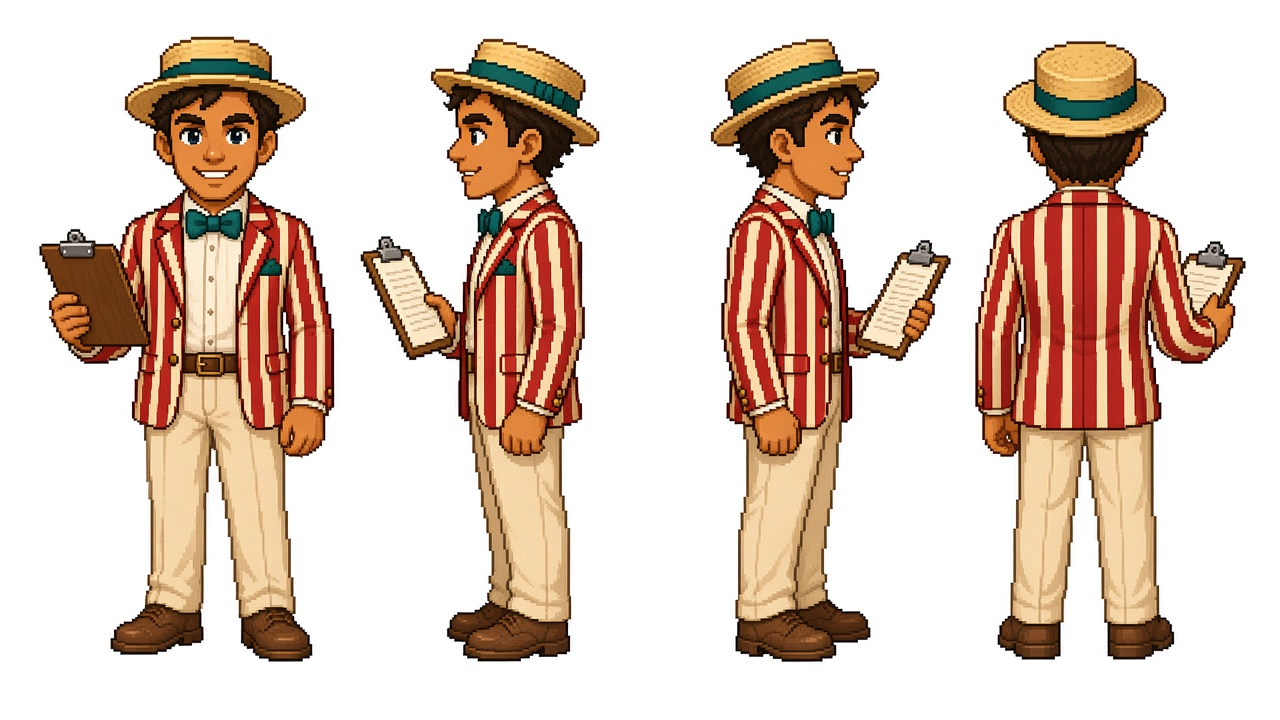
#> input picture kilumen/tools/character_models/gullhaven/_raw/npc_gull_derby_host_m_chibi.jpg, 1280 x 720 px, given in place of palette.png, which was not available
$ python npc_build.py
#> lines starting #> are read from the running program, lines starting #| are printed output that depends on the picture; after the words box and inside, x2 and y2 are one past the last pixel; in counts of white or black regions, pixels touching at a corner belong together
### art/characters/pixel/tools/sh_pxlib.py
import numpy as np
from PIL import Image
from scipy import ndimage
def cutout(img, box=None, thr=228):
    im=img.convert('RGB')
    if box: im=im.crop(box)
    c=np.array(im).astype(int)
    white=c.min(2)>thr
    lab,_=ndimage.label(white)
    border=set(np.unique(np.concatenate([lab[0],lab[-1],lab[:,0],lab[:,-1]])))-{0}
    fg=~np.isin(lab,list(border))
    fl,n=ndimage.label(fg)
    if n:
        sizes=ndimage.sum(fg,fl,range(1,n+1)); big=int(sizes.argmax())+1
        edge=set(np.unique(np.concatenate([fl[:,0],fl[:,-1]])))
        keep=[big]+[i+1 for i,s in enumerate(sizes) if i+1!=big and s>0.003*sizes.max() and (i+1) not in edge]
        fg=np.isin(fl,keep)
    ys,xs=np.where(fg); y0,y1,x0,x1=ys.min(),ys.max()+1,xs.min(),xs.max()+1
    return c[y0:y1,x0:x1], fg[y0:y1,x0:x1], (x0+(box[0] if box else 0), y0+(box[1] if box else 0))
def snap(img, box, target_h=None, target_w=None, ncol=24, outline=True, thr=228):
    """returns RGBA native pixel sprite (tight), scale factor, origin offset"""
    c,fg,org=cutout(img,box,thr)
    h,w=fg.shape
    s = target_h/h if target_h else target_w/w
    if target_h and target_w: s=min(target_h/h,target_w/w)
    nw,nh=max(1,round(w*s)),max(1,round(h*s))
    # box downscale of premultiplied colour
    rgb=Image.fromarray((c*fg[...,None]).astype('uint8')); a=Image.fromarray((fg*255).astype('uint8'))
    rs=np.array(rgb.resize((nw,nh),Image.BOX)).astype(float); ra=np.array(a.resize((nw,nh),Image.BOX)).astype(float)/255
    mask=ra>0.45
    col=np.where(ra[...,None]>0, rs/np.maximum(ra[...,None],1e-3),0).clip(0,255)
    if outline: col,mask=add_outline(col,mask)
    out=quantize(col,mask,ncol)
    out=clean(out,mask)
    rgba=np.dstack([out,mask*255]).astype('uint8')
    return Image.fromarray(rgba,'RGBA'), s, org
def quantize(col,mask,ncol):
    px=col[mask].astype('uint8')
    if len(px)==0: return col
    pim=Image.fromarray(px.reshape(1,-1,3))
    q=pim.quantize(colors=ncol,method=Image.Quantize.MEDIANCUT,kmeans=3,dither=Image.Dither.NONE).convert('RGB')
    out=col.copy(); out[mask]=np.array(q).reshape(-1,3); out[~mask]=0
    return out
def clean(out,mask):
    # replace isolated pixels (no 4-neighbour of same colour) with most common neighbour colour
    h,w,_=out.shape; o=out.copy()
    key=(out[...,0].astype(int)<<16)|(out[...,1].astype(int)<<8)|out[...,2].astype(int)
    for y in range(1,h-1):
        for x in range(1,w-1):
            if not mask[y,x]: continue
            k=key[y,x]; nb=[(y-1,x),(y+1,x),(y,x-1),(y,x+1)]
            if any(mask[p] and key[p]==k for p in nb): continue
            ks=[key[p] for p in nb if mask[p]]
            if len(ks)<3: continue
            vals,cnt=np.unique(ks,return_counts=True)
            if cnt.max()>=2:
                kk=vals[cnt.argmax()]; o[y,x]=[(kk>>16)&255,(kk>>8)&255,kk&255]
    # remove orphan alpha pixels
    lab,n=ndimage.label(mask)
    if n>1:
        sz=ndimage.sum(mask,lab,range(1,n+1))
        for i,s in enumerate(sz):
            if s<3: mask[lab==i+1]=False
    o[~mask]=0
    return o
def add_outline(out,mask):
    # darken edge pixels of the silhouette to a dark outline colour derived from neighbour (sel-out style)
    er=ndimage.binary_erosion(mask)
    edge=mask&~er
    o=out.copy().astype(float)
    o[edge]=o[edge]*0.35+np.array([20,12,18])*0.65
    return o.astype('uint8'),mask
def place(spr,W,H,bottom=True,pad_b=1):
    cv=Image.new('RGBA',(W,H),(0,0,0,0)); x=(W-spr.width)//2; y=H-spr.height-pad_b if bottom else (H-spr.height)//2
    cv.paste(spr,(x,y),spr); return cv,(x,y)
def up(im,k): return im.resize((im.width*k,im.height*k),Image.NEAREST)
def ncolors(im):
    a=np.array(im.convert('RGBA')); return len(np.unique(a[a[...,3]>0][:,:3],axis=0))
def find_boxes(img,n,thr=228,dil=8):
    c=np.array(img.convert('RGB')).astype(int); m=c.min(2)<=thr
    m=ndimage.binary_dilation(m,iterations=dil)
    lab,k=ndimage.label(m); sz=ndimage.sum(m,lab,range(1,k+1))
    idx=np.argsort(sz)[::-1][:n]+1
    sl=ndimage.find_objects(lab)
    bx=[(sl[i-1][1].start,sl[i-1][0].start,sl[i-1][1].stop,sl[i-1][0].stop) for i in idx]
    return sorted(bx)

# ===================== sh_ additions (starters + humans, Phase 3) =====================
# Everything above is an unmodified copy of pixel_pilot/tools/pxlib.py.
import os
OFFICIAL='/workspace/kilumen/art/world/overworld/palette.png'
def load_palette():
    w=np.array(Image.open(OFFICIAL).convert('RGBA')).reshape(-1,4)
    return np.unique(w[w[:,3]>0][:,:3],axis=0).astype(int)
PAL=load_palette()
def remap(a,pal=PAL):
    """redmean nearest-colour remap of all opaque pixels onto the official palette"""
    a=np.array(a).copy(); m=a[...,3]>0; px=a[m][:,:3].astype(int)
    if len(px)==0: return a
    rm=(px[:,None,0]+pal[None,:,0])/2
    dr,dg,db=[(px[:,None,i]-pal[None,:,i]) for i in range(3)]
    d=(2+rm/256)*dr**2+4*dg**2+(2+(255-rm)/256)*db**2; a[m,:3]=pal[d.argmin(1)]; a[...,3]=np.where(m,255,0); a[~m,:3]=0; return a
def nearest(c,pal=PAL):
    d=((pal-np.array(c))**2).sum(1); return tuple(int(v) for v in pal[d.argmin()])
def snap_off(img,box,th=None,tw=None,ncol=24,thr=228):
    spr,s,org=snap(img,box,th,tw,ncol,thr=thr)
    return Image.fromarray(remap(np.array(spr)),'RGBA'),s,org
# ---- animation helpers (copied from pilot step3/step4, palette -> official) ----
# [16 lines left out: functions glow, bob, not called in this run]
def canvas(spr,W,H,x,y):
    c=np.zeros((H,W,4),'uint8'); s=np.array(spr); h,w=s.shape[:2]; m=s[...,3]>0
    c[y:y+h,x:x+w][m]=s[m]; return c
# [19 lines left out: functions gif, save_anim, not called in this run]
def idle_frames(spr,W,H):
    h=spr.height; base=canvas(spr,W,H,(W-spr.width)//2,H-h-2); split=H-h-2+int(h*0.72)
    return [glow(bob(base,split,dy),g) for dy,g in ((0,0),(-1,1),(-2,2),(-1,1))]
# [72 lines left out: functions legs_shift, hshift, arm_swing, walk_frames, export_set, not called in this run]

### art/characters/pixel/npcs/_tools/npc_build.py
"""Kilumen NPC cast build. Same pipeline as pixel/tools/sh_build.py (humans):
painted/pixel concept (GenerateImage) -> cutout + BOX downscale to native -> median-cut quantize -> clean stray px
-> redmean remap to the shared 64-colour palette -> walk/idle frames built in code from one cleaned base per view.
Run from anywhere: python3 npc_build.py [villagers|trainers|all|<id> ...]"""
import sys, os, json, shutil
sys.path.insert(0,'/workspace/kilumen/art/characters/pixel/tools')
from sh_pxlib import *          # snap/remap/export_set/place/up/find_boxes (unchanged shared lib)
from sh_build import matte       # same portrait matte as Cal/Ron/Mira
from PIL import Image
import sh_pxlib as _L
_wf=_L.walk_frames
# [10 lines left out: function _patch_slivers, not called in this run]
def walk_frames(*a,**k):
    st,wk=_wf(*a,**k); return st,[_patch_slivers(w,st) for w in wk]
_L.walk_frames=walk_frames
NPC='/workspace/kilumen/art/characters/pixel/npcs/'; RAW=NPC+'_raw/'; BASE=NPC+'_tools/base/'
os.makedirs(BASE,exist_ok=True)
CAST=json.load(open(NPC+'_tools/cast.json'))
#> (reads art/characters/pixel/npcs/_tools/cast.json from the repository)
def boxes(src,n): return find_boxes(Image.open(RAW+src),n,dil=1)
def load(src,sat=1.0):
    im=Image.open(RAW+src).convert('RGB')
    if sat!=1.0:   # optional pre-saturation so muted concept colours (e.g. moss green) don't remap to brown
        from PIL import ImageEnhance; im=ImageEnhance.Color(im).enhance(sat)
    return im
# [19 lines left out: functions hueboost, fillhue, not called in this run]
def mk(name,src,box,th,tw,ncol,sat=1.0,hb=None,fh=None):
    im=load(src,sat)
    if hb: im=hueboost(im,hb)
    if fh: im=fillhue(im,fh)
    spr,s,org=snap_off(im,box,th,tw,ncol)
    spr.save(BASE+name+'.png'); return spr
# [19 lines left out: functions swap, portraits, not called in this run]
def build(c):
    pid=c['id']; out=NPC+pid+'/'
    if os.path.isdir(out): shutil.rmtree(out)
    os.makedirs(out+'overworld',exist_ok=True)
    th=c.get('th',90)
    if 'base_of' in c:   # palette-swap variant of another sheet
        views={d:swap(Image.open(BASE+f"{c['base_of']}_chibi_{d}.png"),c['swap']) for d in ['down','left','right','up']}
        for d,v in views.items(): v.save(BASE+f'{pid}_chibi_{d}.png')
    else:
        src=f'{pid}_chibi.jpg'
        bx=c.get('boxes') or boxes(src,4)
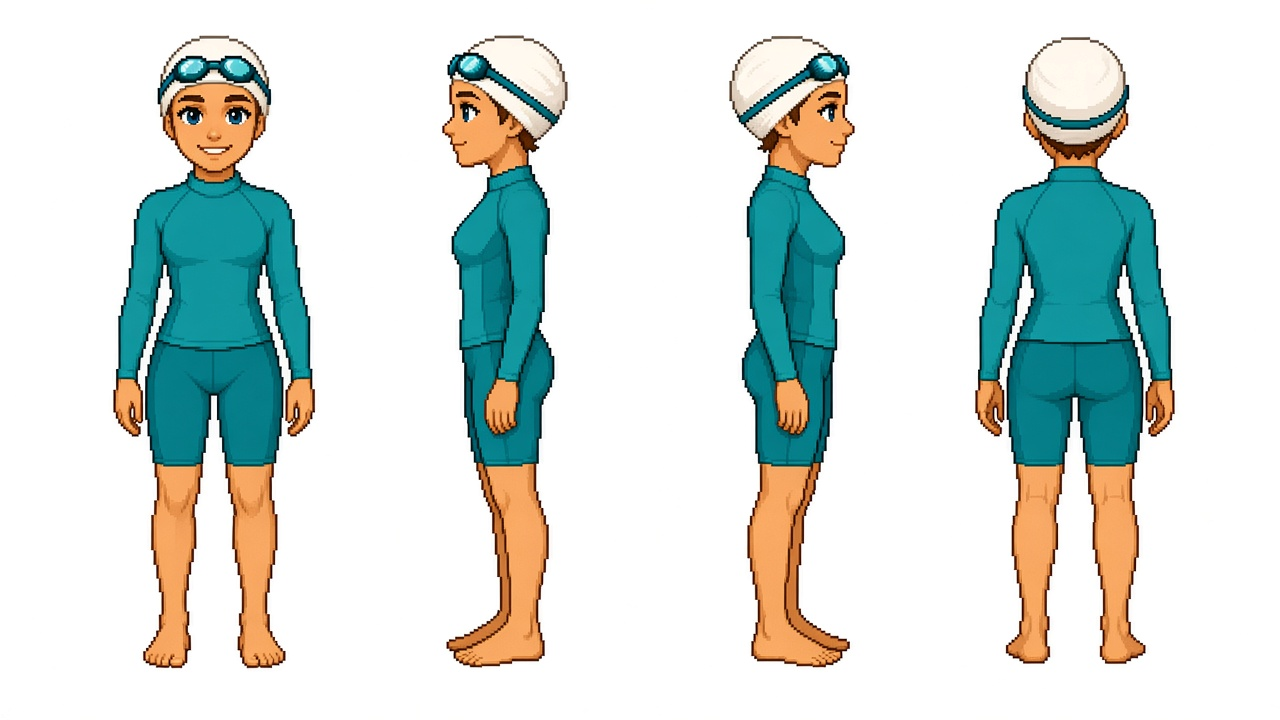
#> input picture kilumen/tools/character_models/gullhaven/_raw/tr_swimmer_gullhaven_a_chibi.jpg, 1280 x 720 px, given in place of vil_gardener_f_chibi.jpg, which was not available
#> in find_boxes, `m = c.min(2) <= thr`:
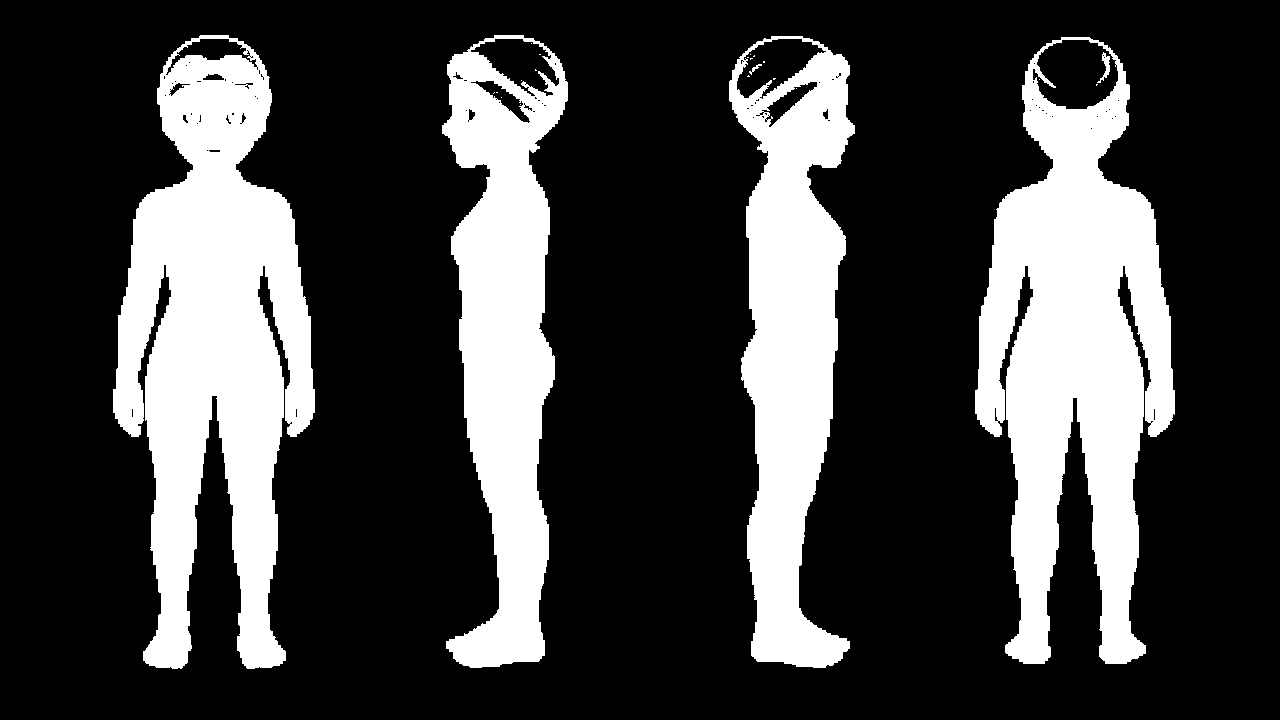
#> m: shape (720, 1280) bool; 25.3% white; 24 white regions (18 under 20 px), largest, box (x1, y1, x2, y2) and area: (113, 35, 315, 669) 73059, (975, 37, 1175, 664) 68905, (729, 36, 855, 668) 45434, (442, 35, 568, 668) 45218, (1097, 52, 1110, 83) 141, (749, 64, 762, 75) 40
#> in find_boxes, `m=ndimage.binary_dilation(m,iterations=dil)`: m: shape (720, 1280) bool; 26.5% white; 5 white regions, box (x1, y1, x2, y2) and area: (112, 34, 316, 670) 76498, (974, 36, 1176, 665) 72363, (728, 35, 856, 669) 47633, (441, 34, 569, 669) 47488, (746, 60, 766, 78) 103
#> in find_boxes, `lab, k = ndimage.label(m)`:
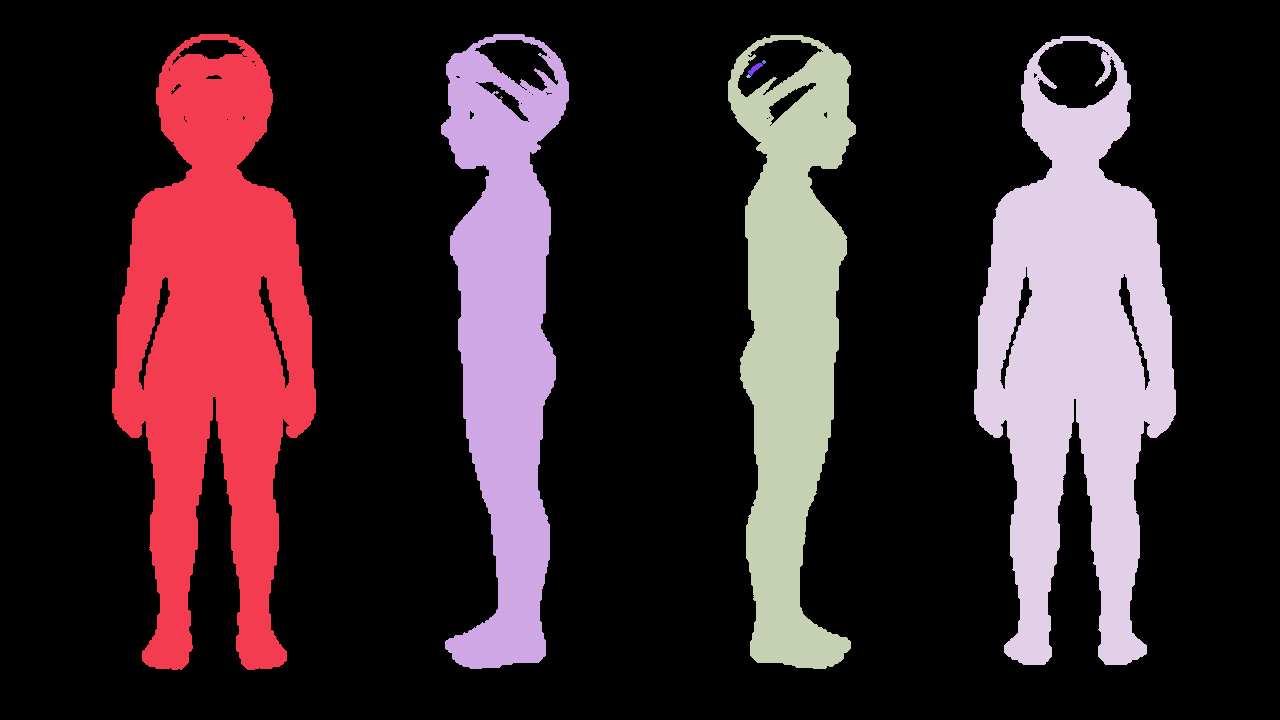
#> lab: shape (720, 1280) int32; 10 distinct labels, from 0 to 9; one colour per label, 0 black
#> in find_boxes, `lab, k = ndimage.label(m)`: k = 9
#> in find_boxes, `sz = ndimage.sum(m, lab, range(1, k + 1))`: sz = [76498, 47475, 47633, 72363, 8, 12, 79, 12, 5]
#> in find_boxes, `idx=np.argsort(sz)[::-1][:n]+1`: idx = [1, 4, 3, 2]
#> in find_boxes, `sl=ndimage.find_objects(lab)`: sl = 9 items
#> in find_boxes, `bx=[(sl[i-1][1].start,sl[i-1][0].start,sl[i-1][1].stop,sl[i-1][0].stop..`: bx = [(112, 34, 316, 670), (974, 36, 1176, 665), (728, 35, 856, 669), (441, 34, 569, 669)]
        views={d:mk(f'{pid}_chibi_{d}',src,b,th,c.get('tw',62),22,c.get('sat',1.0),c.get('hueboost'),c.get('fillhue_v',{}).get(d,c.get('fillhue'))) for b,d in zip(bx,['down','left','right','up'])}
        for d in c.get('flip',[]):     # fix a concept whose prop (bag/strap) swaps sides between views
            views[d]=views[d].transpose(Image.FLIP_LEFT_RIGHT); views[d].save(BASE+f'{pid}_chibi_{d}.png')
        for dst,srcv in c.get('mirror_from',{}).items():
            views[dst]=views[srcv].transpose(Image.FLIP_LEFT_RIGHT); views[dst].save(BASE+f'{pid}_chibi_{dst}.png')
    for d in list(views):   # per-view colour fixes (palette->palette), e.g. remap drift between views of one concept
        m=dict(c.get('fixall',{})); m.update(c.get('vswap',{}).get(d,{}))
        if m: views[d]=swap(views[d],m); views[d].save(BASE+f'{pid}_chibi_{d}.png')
    for d,specs in c.get('rowpaint',{}).items():   # [[y0,y1,x0,x1,src,even,odd]] base-pixel recolour (e.g. tee stripes lost to skin tone)
        a=np.array(views[d])
        for y0,y1,x0,x1,sh,ev,od in specs:
            sc=[int(sh[i:i+2],16) for i in (0,2,4)]
            for y in range(y0,y1+1):
                dh=ev if (y-y0)%2==0 else od; dc=[int(dh[i:i+2],16) for i in (0,2,4)]
                for x in range(x0,x1+1):
                    if a[y,x,3]>0 and list(a[y,x,:3])==sc: a[y,x,:3]=dc
        views[d]=Image.fromarray(a,'RGBA'); views[d].save(BASE+f'{pid}_chibi_{d}.png')
    export_set(out+'overworld',f'{pid}_chibi',views,64,96,0.2,[2,3],150,lift=2,stride=2,bodybob=1,sidefrac=0.12,arms=c.get('arms',True))
    if c['kind']=='trainer' and not ('base_of' in c or os.path.exists(RAW+f'{pid}_normal.jpg')):
        print('  (no _normal.jpg yet: overworld only)',pid)
    elif c['kind']=='trainer':
        os.makedirs(out+'trainer',exist_ok=True); os.makedirs(out+'portraits',exist_ok=True)
        if 'base_of' in c:
            tr=swap(Image.open(BASE+f"{c['base_of']}_trainer.png"),c['swap']); tr.save(BASE+f'{pid}_trainer.png')
        else:
            src=f'{pid}_normal.jpg'; tb=c.get('tboxes') or boxes(src,c.get('tn',4))
            tr=mk(f'{pid}_trainer',src,tb[0],c.get('tth',124),62,26,1.0,c.get('hueboost_t',c.get('hueboost')),c.get('fillhue_t',c.get('fillhue')))
        cv,_=place(tr,64,128,pad_b=2); cv=Image.fromarray(remap(np.array(cv)))
        cv.save(out+f'trainer/{pid}_trainer_64x128.png'); up(cv,2).save(out+f'trainer/{pid}_trainer_64x128_2x.png'); up(cv,3).save(out+f'trainer/{pid}_trainer_64x128_3x.png')
        if c.get('por') and not os.path.exists(RAW+f'{pid}_portraits.jpg'):
            print('  (no _portraits.jpg yet)',pid)
        elif c.get('por'):
            portraits(f'{pid}_portraits.jpg',c['por'],out+'portraits/',pid)
    print('built',pid)
if __name__=='__main__':
    args=sys.argv[1:] or ['all']
    for c in CAST['cast']:
        if 'all' in args or c['kind']+'s' in args or c['id'] in args: build(c)
#> in build, `bx=c.get('boxes') or boxes(src,4)`: bx = [(112, 34, 316, 670), (441, 34, 569, 669), (728, 35, 856, 669), (974, 36, 1176, 665)]
#> in load, im is the input picture: PIL image 1280x720 RGB; mean R, G, B 213.7, 223.2, 218.9
#> in cutout, `white=c.min(2)>thr`: white: shape (636, 204) bool; 43.7% white; 29 white regions (21 under 20 px), largest, box (x1, y1, x2, y2) and area: (0, 0, 204, 636) 55254, (54, 5, 146, 41) 1085, (91, 40, 112, 46) 91
#> in cutout, `lab,_=ndimage.label(white)`:
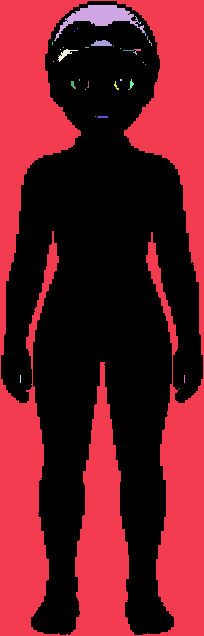
#> lab: shape (636, 204) int32; 41 distinct labels, from 0 to 40; one colour per label, 0 black
#> in cutout, `border=set(np.unique(np.concatenate([lab[0],lab[-1],lab[:,0],lab[:,-1]..`: border = 1 item
#> in cutout, `fg=~np.isin(lab,list(border))`: fg: shape (636, 204) bool; 57.4% white; 1 black region, box (x1, y1, x2, y2) and area: (0, 0, 204, 636) 55251
#> in cutout, `fl,n=ndimage.label(fg)`: n = 1
#> in cutout, `sizes = ndimage.sum(fg, fl, range(1, n + 1))`: sizes = [74493]
#> in cutout, `big = int(sizes.argmax()) + 1`: big = 1
#> in cutout, `edge=set(np.unique(np.concatenate([fl[:,0],fl[:,-1]])))`: edge = 1 item
#> in cutout, `keep=[big]+[i+1 for i,s in enumerate(sizes) if i+1!=big and s>0.003*si..`: keep = [1]
#> in cutout, `y0, y1, x0, x1 = (ys.min(), ys.max() + 1, xs.min(), xs.max() + 1)`: y0 = 1; y1 = 635; x0 = 1; x1 = 203
#> in snap, `c,fg,org=cutout(img,box,thr)`:
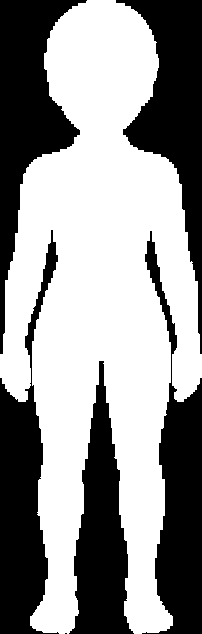
#> fg: shape (634, 202) bool; 58.2% white; 6 black regions (1 under 20 px), largest, box (x1, y1, x2, y2) and area: (0, 0, 87, 354) 11639, (116, 0, 202, 354) 11356, (0, 230, 59, 634) 10701, (142, 231, 202, 634) 10540, (69, 361, 134, 634) 9337
#> in snap, `c,fg,org=cutout(img,box,thr)`: org = (113, 35)
#> in snap, `mask=ra>0.45`: mask: shape (88, 28) bool; 59.1% white; 9 black regions (4 under 20 px), largest, box (x1, y1, x2, y2) and area: (0, 0, 11, 46) 220, (17, 0, 28, 46) 218, (0, 53, 7, 88) 185, (21, 54, 28, 88) 182, (10, 54, 18, 88) 172
#> in add_outline, `er=ndimage.binary_erosion(mask)`: er: shape (88, 28) bool; 45.6% white; 1 white region, box (x1, y1, x2, y2) and area: (1, 1, 27, 87) 1123
#> in add_outline, `edge=mask&~er`: edge: shape (88, 28) bool; 13.6% white in thin lines or dots
#> in add_outline, `o[edge]=o[edge]*0.35+np.array([20,12,18])*0.65`: o: shape (88, 28, 3) float64; mean R, G, B 53.3, 76.3, 69.1
#> in quantize, `px=col[mask].astype('uint8')`: px = 1457 rows, first 8: [67, 58, 58], [80, 71, 72], [81, 72, 72], [81, 73, 73], [81, 72, 73], [69, 60, 60], [65, 56, 57], [83, 75, 75]
#> in quantize, `out[~mask] = 0`: out: shape (88, 28, 3); mean R, G, B 46.2, 69.7, 62.9
#> after the loop in clean, `for y in range(1,h-1):`:
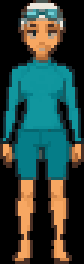
#> o: shape (88, 28, 3) (shown 3 times larger); mean R, G, B 45.9, 69.1, 62.4
#> in clean, `lab,n=ndimage.label(mask)`: n = 1
#> in snap, `rgba=np.dstack([out,mask*255]).astype('uint8')`:
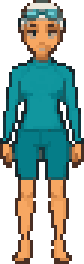
#> rgba: shape (88, 28, 4) (shown 3 times larger); mean R, G, B, A 45.9, 69.1, 62.4, 150.8; transparent parts drawn white
#> in snap_off, `spr,s,org=snap(img,box,th,tw,ncol,thr=thr)`: s = 0.139; org = (113, 35)
#> in remap, `px = a[m][:, :3].astype(int)`: px = 1457 rows, first 8: [73, 47, 36], [76, 88, 83], [76, 88, 83], [76, 88, 83], [76, 88, 83], [73, 47, 36], [73, 47, 36], [237, 231, 220]
#> (the run stopped early here; a loop or call above may not have finished)
